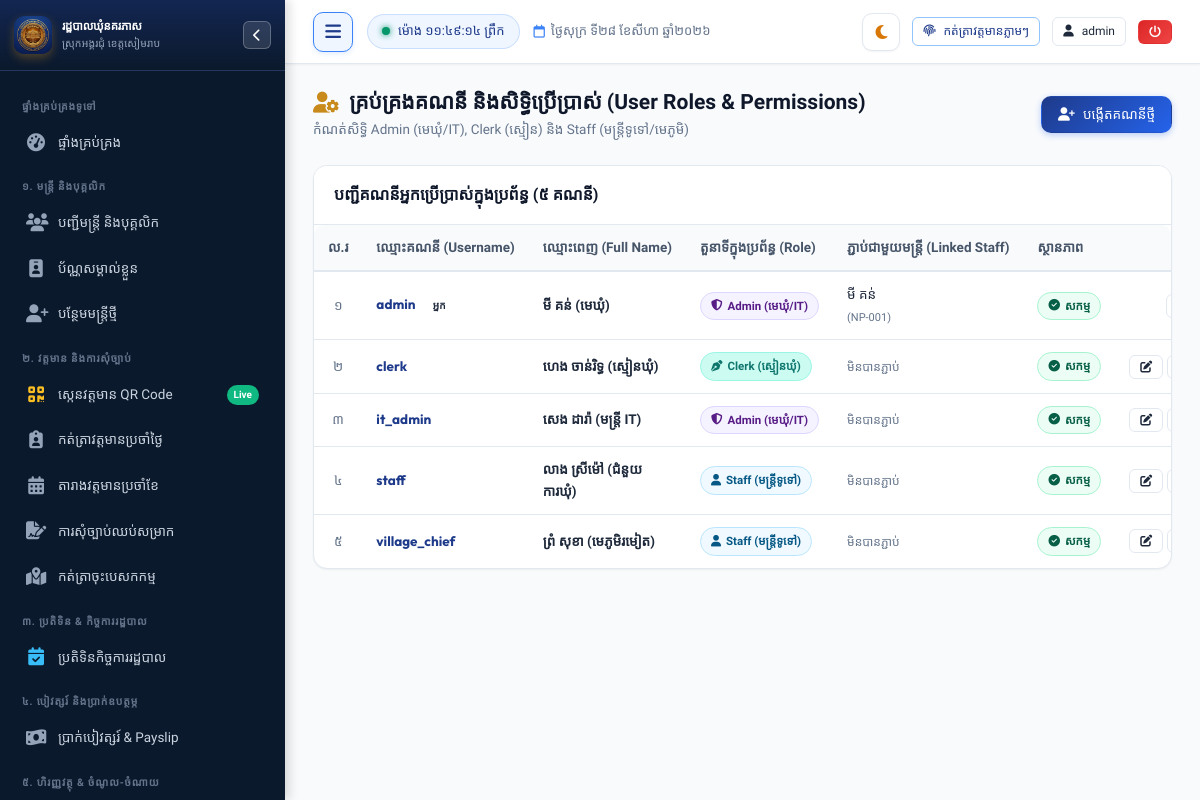
Page /settings/users (signed in) on the committed database.
### tables this page shows
CREATE TABLE users (
        id INTEGER PRIMARY KEY AUTOINCREMENT,
        username TEXT UNIQUE NOT NULL,
        password_hash TEXT NOT NULL,
        full_name TEXT NOT NULL,
        role TEXT NOT NULL DEFAULT 'staff', -- 'admin', 'clerk', 'staff'
        staff_id INTEGER,
        avatar TEXT,
        is_active INTEGER DEFAULT 1,
        created_at TIMESTAMP DEFAULT CURRENT_TIMESTAMP,
        FOREIGN KEY (staff_id) REFERENCES staff (id) ON DELETE SET NULL
    );

CREATE TABLE staff (
        id INTEGER PRIMARY KEY AUTOINCREMENT,
        officer_code TEXT UNIQUE NOT NULL,
        name_kh TEXT NOT NULL,
        name_en TEXT NOT NULL,
        gender TEXT NOT NULL, -- 'ប្រុស', 'ស្រី'
        dob TEXT NOT NULL,
        national_id TEXT,
        phone TEXT,
        email TEXT,
        village TEXT NOT NULL,
        commune TEXT DEFAULT 'នគរភាស',
        district TEXT DEFAULT 'វ៉ារិន',
        province TEXT DEFAULT 'សៀមរាប',
        address TEXT,
        category TEXT NOT NULL, -- 'council', 'clerk', 'contract', 'village'
        position_title_kh TEXT NOT NULL,
        position_title_en TEXT,
        cadre_level TEXT, -- កម្រិតក្របខណ្ឌ
        appointment_date TEXT,
        contract_end_date TEXT,
        base_salary REAL DEFAULT 0,
        position_allowance REAL DEFAULT 0,
        family_allowance REAL DEFAULT 0,
        education_level TEXT,
        photo TEXT,
        status TEXT DEFAULT 'active', -- 'active', 'resigned', 'retired', 'suspended'
        emergency_contact TEXT,
        notes TEXT,
        created_at TIMESTAMP DEFAULT CURRENT_TIMESTAMP,
        updated_at TIMESTAMP DEFAULT CURRENT_TIMESTAMP
    );

### app.py (the view, shortened to what this page needs)
@app.route("/settings/users", methods=["GET", "POST"])
@admin_required
def settings_users():
    conn = get_db()
    cursor = conn.cursor()
    cursor.execute("""
        SELECT u.*, s.name_kh as linked_staff_name, s.officer_code
        FROM users u
        LEFT JOIN staff s ON u.staff_id = s.id
        ORDER BY u.id
    """)
    users = cursor.fetchall()
    cursor.execute("SELECT id, officer_code, name_kh, position_title_kh FROM staff WHERE status = 'active' ORDER BY name_kh")
    active_staff = cursor.fetchall()
    conn.close()
    return render_template("settings/users.html", users=users, active_staff=active_staff)

### app.py (called while the page is built, shortened)
@app.teardown_appcontext
def teardown_db(exception=None):
    close_db_connection(exception)

@app.after_request
def add_cache_headers(response):
    if request.path.startswith('/static/css') or request.path.startswith('/static/js'):
        response.headers['Cache-Control'] = 'no-cache, must-revalidate'
    elif request.path.startswith('/static') or request.path == '/favicon.ico':
        response.headers['Cache-Control'] = 'public, max-age=86400'
    return response

@app.before_request
def ensure_database_ready():
    if request.path.startswith('/static') or request.path == '/favicon.ico':
        return

@app.template_filter("kh_num")
def kh_num_filter(val):
    return to_khmer_num(val)

### database.py (called while the page is built, shortened)
def _raw_create_connection():
    conn = sqlite3.connect(DB_PATH)
    conn.row_factory = sqlite3.Row
    conn.execute("PRAGMA foreign_keys = ON")
    conn.execute("PRAGMA journal_mode = WAL")
    conn.execute("PRAGMA synchronous = NORMAL")
    conn.execute("PRAGMA cache_size = -64000")
    return SqliteConnectionWrapper(conn)

def get_db():
    global _DB_SCHEMA_INITIALIZED
    conn = None
    try:
        from flask import g, has_request_context
        if has_request_context():
            if not hasattr(g, 'db') or g.db is None:
                g.db = _raw_create_connection()
            conn = g.db
    except ImportError:
        pass
    if conn is None:
        conn = _raw_create_connection()
    if not _DB_SCHEMA_INITIALIZED:
        _DB_SCHEMA_INITIALIZED = True
        try:
            init_db(conn)
        except Exception as e:
            print(f"[Auto Schema Init Notice] {e}")
    return conn

def close_db_connection(e=None):
    try:
        from flask import g, has_request_context
        if has_request_context():
            db = getattr(g, 'db', None)
            if db is not None:
                g.db = None
                db._real_close()
    except ImportError:
        pass

    def cursor(self):
        return self._conn.cursor()

    def close(self):
        try:
            from flask import g, has_request_context
            if has_request_context() and getattr(g, 'db', None) is self:
                return
        except ImportError:
            pass
        self._real_close()

### templates/settings/users.html (shortened to what this page needs)
{% extends "base.html" %}
{% block content %}
<div class="page-header">
  <div class="page-header-title">
    <h1>
      <i class="fa-solid fa-user-gear text-gold"></i>
      <span>គ្រប់គ្រងគណនី និងសិទ្ធិប្រើប្រាស់ (User Roles & Permissions)</span>
    </h1>
    <p>កំណត់សិទ្ធិ Admin (មេឃុំ/IT), Clerk (ស្មៀន) និង Staff (មន្ត្រីទូទៅ/មេភូមិ)</p>
  </div>
  <div class="page-actions">
    <button class="btn btn-primary" data-modal-target="addUserModal">
      <i class="fa-solid fa-user-plus"></i>
      <span>បង្កើតគណនីថ្មី</span>
    </button>
  </div>
</div>
<div class="card">
  <div class="card-header">
    <div class="card-title">
      <span>បញ្ជីគណនីអ្នកប្រើប្រាស់ក្នុងប្រព័ន្ធ ({{ users | length | kh_num }} គណនី)</span>
    </div>
  </div>
  <div class="card-body" style="padding: 0;">
    <div class="table-responsive">
      <table class="custom-table">
        <thead>
          <tr>
            <th style="width: 50px; text-align: center;">ល.រ</th>
            <th>ឈ្មោះគណនី (Username)</th>
            <th>ឈ្មោះពេញ (Full Name)</th>
            <th>តួនាទីក្នុងប្រព័ន្ធ (Role)</th>
            <th>ភ្ជាប់ជាមួយមន្ត្រី (Linked Staff)</th>
            <th>ស្ថានភាព</th>
            <th style="text-align: center; width: 220px;">សកម្មភាព</th>
          </tr>
        </thead>
        <tbody>
          {% for u in users %}
          <tr>
            <td style="text-align: center; color: var(--text-muted);">{{ loop.index | kh_num }}</td>
            <td>
              <strong style="font-family: var(--font-latin); color: var(--primary);">{{ u.username }}</strong>
              {% if u.id == session.user_id %}
              <span class="badge badge-gold" style="font-size: 10px; margin-left: 4px;">អ្នក</span>
              {% endif %}
            </td>
            <td><strong>{{ u.full_name }}</strong></td>
            <td>
              {% if u.role == 'admin' %}
              <span class="badge badge-purple"><i class="fa-solid fa-shield-halved"></i> Admin (មេឃុំ/IT)</span>
              {% elif u.role == 'clerk' %}
              <span class="badge badge-clerk"><i class="fa-solid fa-pen-nib"></i> Clerk (ស្មៀនឃុំ)</span>
              {% else %}
              <span class="badge badge-info"><i class="fa-solid fa-user"></i> Staff (មន្ត្រីទូទៅ)</span>
              {% endif %}
            </td>
            <td>
              {% if u.linked_staff_name %}
              <div>{{ u.linked_staff_name }}</div>
              <span style="font-size: 11px; color: var(--text-muted);">({{ u.officer_code }})</span>
              {% else %}
              <span style="color: var(--text-muted); font-size: 12px;">មិនបានភ្ជាប់</span>
              {% endif %}
            </td>
            <td>
              {% if u.is_active %}
              <span class="badge badge-success"><i class="fa-solid fa-circle-check"></i> សកម្ម</span>
              {% else %}
              <span class="badge badge-danger"><i class="fa-solid fa-circle-xmark"></i> អសកម្ម</span>
              {% endif %}
            </td>
            <td style="text-align: center;">
              <div style="display: flex; gap: 4px; justify-content: center; align-items: center;">
                <button type="button" class="btn btn-sm btn-outline btn-edit-user"
                        data-user-id="{{ u.id }}"
                        data-username="{{ u.username }}"
                        data-fullname="{{ u.full_name }}"
                        data-role="{{ u.role }}"
                        data-staff-id="{{ u.staff_id or '' }}"
                        title="កែប្រែព័ត៌មាន">
                  <i class="fa-solid fa-pen-to-square"></i>
                </button>
                <button type="button" class="btn btn-sm btn-outline btn-reset-pwd"
                        data-user-id="{{ u.id }}"
                        data-username="{{ u.username }}"
                        data-fullname="{{ u.full_name }}"
                        title="ប្តូរពាក្យសម្ងាត់">
                </button>
              </div>
            </td>
          </tr>
          {% endfor %}
        </tbody>
      </table>
    </div>
  </div>
</div>
{% endblock %}

### templates/base.html (shortened to what this page needs)
<!DOCTYPE html>
<html lang="km">
<head>
  <link rel="stylesheet" href="https://cdnjs.cloudflare.com/ajax/libs/font-awesome/6.5.1/css/all.min.css">
  <link rel="stylesheet" href="{{ url_for('static', filename='css/style.css') }}?v=20260828-v14">
</head>
<body>
  <div class="app-container">
    <aside id="app-sidebar" class="sidebar">
      <div class="sidebar-header">
        <div class="sidebar-logo-icon" style="background: transparent; overflow: hidden; padding: 0;">
          <img src="{{ url_for('static', filename='img/app-icon.png') }}" alt="Logo" style="width: 100%; height: 100%; object-fit: cover; border-radius: 8px;">
        </div>
        <div class="sidebar-title-box">
          <h3>រដ្ឋបាលឃុំនគរភាស</h3>
          <p>ស្រុកអង្គរជុំ ខេត្តសៀមរាប</p>
        </div>
        <button type="button" id="sidebar-close-btn" class="sidebar-header-hide-btn" aria-label="លាក់ម៉ឺនុយ"
          title="លាក់/បិទផ្ទាំងម៉ឺនុយ (Hide Sidebar)">
          <i class="fa-solid fa-chevron-left"></i>
        </button>
      </div>
      <div class="sidebar-menu">
        <div class="menu-category">ផ្ទាំងគ្រប់គ្រងទូទៅ</div>
        <a href="{{ url_for('dashboard') }}"
          class="nav-link {% if request.path == '/' or request.path == '/dashboard' %}active{% endif %}">
          <i class="fa-solid fa-gauge-high"></i>
          <span>ផ្ទាំងគ្រប់គ្រង</span>
        </a>
        <div class="menu-category">១. មន្ត្រី និងបុគ្គលិក</div>
        <a href="{{ url_for('staff_list') }}" class="nav-link {% if request.path == '/staff' %}active{% endif %}">
          <i class="fa-solid fa-users"></i>
          <span>បញ្ជីមន្ត្រី និងបុគ្គលិក</span>
        </a>
        <a href="{{ url_for('staff_id_cards_batch') }}"
          class="nav-link {% if request.path == '/staff/id-cards' or '/id-card' in request.path %}active{% endif %}">
          <i class="fa-solid fa-id-badge"></i>
          <span>ប័ណ្ណសម្គាល់ខ្លួន</span>
        </a>
        {% if session.role in ['admin', 'clerk'] %}
        <a href="{{ url_for('staff_create') }}" class="nav-link {% if request.path == '/staff/new' %}active{% endif %}">
          <i class="fa-solid fa-user-plus"></i>
          <span>បន្ថែមមន្ត្រីថ្មី</span>
        </a>
        {% endif %}
        <div class="menu-category">២. វត្តមាន និងការសុំច្បាប់</div>
        <a href="{{ url_for('attendance_scan') }}"
          class="nav-link {% if request.path == '/attendance/scan' %}active{% endif %}">
          <i class="fa-solid fa-qrcode" style="color: #fbbf24;"></i>
          <span>ស្កេនវត្តមាន QR Code</span>
          <span class="nav-badge" style="background: #10b981; color: #ffffff; font-size: 10px;">Live</span>
        </a>
        <a href="{{ url_for('attendance_daily') }}"
          class="nav-link {% if request.path == '/attendance/daily' %}active{% endif %}">
          <i class="fa-solid fa-clipboard-user"></i>
          <span>កត់ត្រាវត្តមានប្រចាំថ្ងៃ</span>
        </a>
        <a href="{{ url_for('attendance_monthly') }}"
          class="nav-link {% if request.path == '/attendance/monthly' %}active{% endif %}">
          <i class="fa-solid fa-calendar-days"></i>
          <span>តារាងវត្តមានប្រចាំខែ</span>
        </a>
        <a href="{{ url_for('leave_list') }}"
          class="nav-link {% if request.path.startswith('/leave') %}active{% endif %}">
          <i class="fa-solid fa-file-signature"></i>
          <span>ការសុំច្បាប់ឈប់សម្រាក</span>
        </a>
        <a href="{{ url_for('mission_list') }}"
          class="nav-link {% if request.path.startswith('/missions') %}active{% endif %}">
          <i class="fa-solid fa-map-location-dot"></i>
          <span>កត់ត្រាចុះបេសកកម្ម</span>
        </a>
        <div class="menu-category">៣. ប្រតិទិន & កិច្ចការរដ្ឋបាល</div>
        <a href="{{ url_for('calendar_index') }}"
          class="nav-link {% if request.path.startswith('/calendar') %}active{% endif %}">
          <i class="fa-solid fa-calendar-check" style="color: #38bdf8;"></i>
          <span>ប្រតិទិនកិច្ចការរដ្ឋបាល</span>
        </a>
        <div class="menu-category">៤. បៀវត្សរ៍ និងប្រាក់ឧបត្ថម្ភ</div>
        <a href="{{ url_for('payroll_list') }}"
          class="nav-link {% if request.path.startswith('/payroll') %}active{% endif %}">
          <i class="fa-solid fa-money-bill-wave"></i>
          <span>ប្រាក់បៀវត្សរ៍ & Payslip</span>
        </a>
        <div class="menu-category">៥. ហិរញ្ញវត្ថុ & ចំណូល-ចំណាយ</div>
      </div>
    </aside>
    <div class="main-wrapper">
      <header class="topbar">
        <div class="topbar-left">
          <button type="button" id="sidebar-toggle-btn" class="sidebar-toggle-btn" aria-label="លាក់/បង្ហាញម៉ឺនុយ"
            title="លាក់/បង្ហាញម៉ឺនុយ (Toggle Sidebar)">
            <i class="fa-solid fa-bars"></i>
          </button>
          <div class="live-clock-badge">
            <span class="dot"></span>
            <span id="live-time-display">កំពុងផ្ទុកម៉ោង...</span>
          </div>
          <span class="topbar-date-display">
            <i class="fa-regular fa-calendar"></i>
            <span class="date-text">{{ today_khmer }}</span>
          </span>
        </div>
        <div class="topbar-right">
          <button type="button" id="theme-toggle-btn" class="theme-toggle-btn" aria-label="ប្តូរពណ៌ Theme"
            title="ប្តូរពន្លឺ Theme (Light / Dark Mode)">
            <i class="fa-solid fa-moon" id="theme-toggle-icon"></i>
          </button>
          <button id="btn-quick-checkin" onclick="handleQuickCheckin()" class="btn btn-sm btn-outline-primary"
            title="កត់ត្រាវត្តមានចូល/ចេញថ្ងៃនេះ">
            <i class="fa-solid fa-fingerprint"></i>
            <span class="btn-text">កត់ត្រាវត្តមានភ្លាមៗ</span>
          </button>
          <a href="{{ url_for('user_profile') }}" class="btn btn-sm btn-outline user-profile-btn" title="គណនីរបស់ខ្ញុំ">
            <i class="fa-solid fa-user"></i>
            <span class="user-name-text">{{ session.username }}</span>
          </a>
          <a href="{{ url_for('logout') }}" class="btn btn-sm btn-danger logout-btn" title="ចាកចេញពីប្រព័ន្ធ">
            <i class="fa-solid fa-power-off"></i>
          </a>
        </div>
      </header>
      <main class="page-content">
        {% block content %}{% endblock %}
      </main>
    </div>
  </div>
</body>
</html>

### rows in the picture
users: username "admin", shows "អ្នក", full_name "មី គន់ (មេឃុំ)", role "admin" (drawn), linked_staff_name "មី គន់", officer_code "NP-001", is_active 1 (drawn)
users: username "clerk", full_name "ហេង ចាន់រិទ្ធ (ស្មៀនឃុំ)", role "clerk" (drawn), shows "មិនបានភ្ជាប់", is_active 1 (drawn)
users: username "it_admin", full_name "សេង ដារ៉ា (មន្ត្រី IT)", role "admin" (drawn), shows "មិនបានភ្ជាប់", is_active 1 (drawn)
users: username "staff", full_name "លាង ស្រីម៉ៅ (ជំនួយការឃុំ)", role "staff" (drawn), shows "មិនបានភ្ជាប់", is_active 1 (drawn)
users: username "village_chief", full_name "ព្រំ សុខា (មេភូមិរមៀត)", role "staff" (drawn), shows "មិនបានភ្ជាប់", is_active 1 (drawn)

### other values in the picture
{{ today_khmer }} "ថ្ងៃសុក្រ ទី២៨ ខែសីហា ឆ្នាំ២០២៦"
{{ session.username }} "admin"
{{ users | length | kh_num }} "៥"
